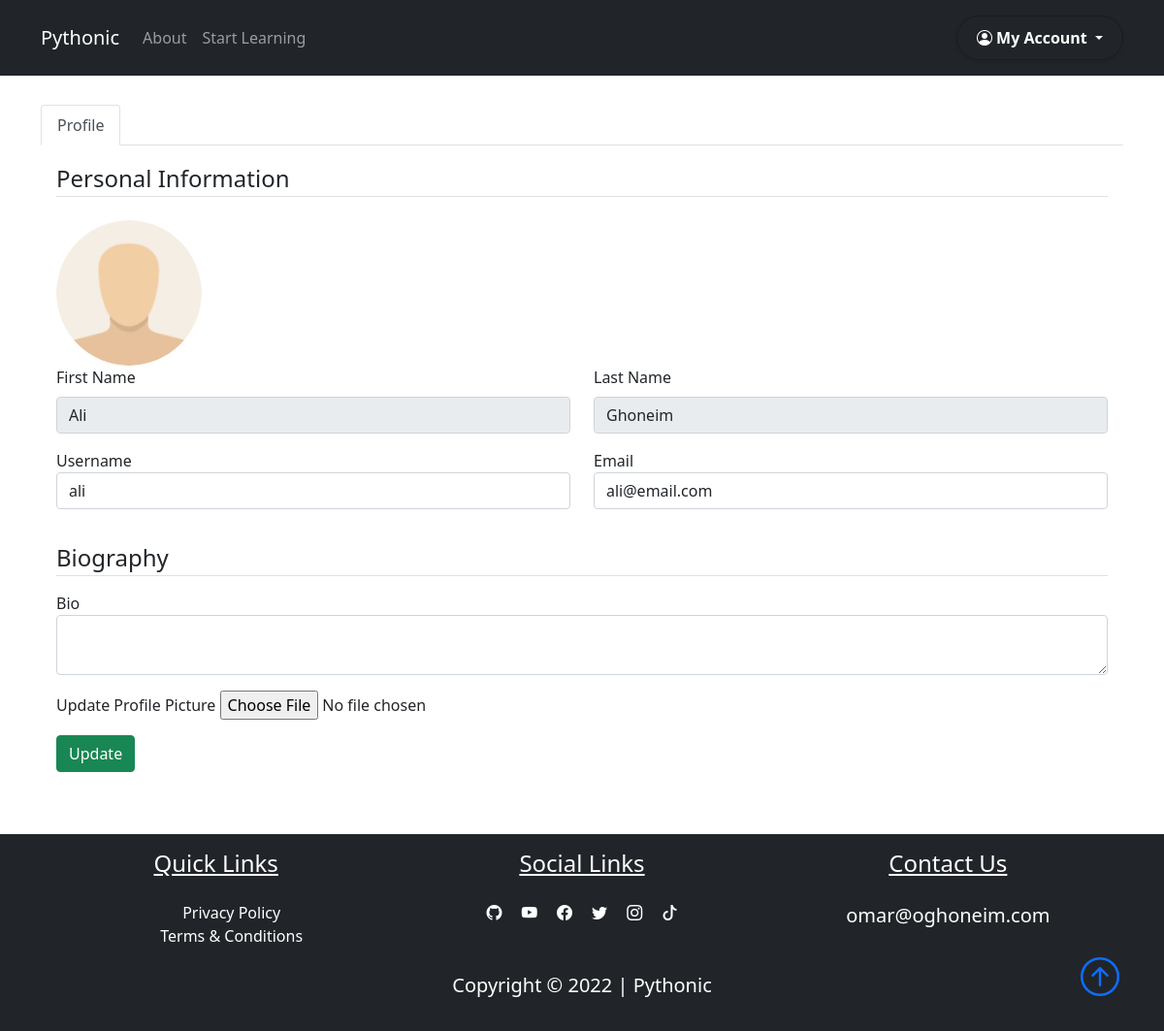
Page /dashboard (signed in) on the committed database.
### pythonic/models.py (models this page shows, shortened)
class User(db.Model, UserMixin):
    id = db.Column(db.Integer, primary_key=True)
    fname = db.Column(db.String(25), nullable=False)
    lname = db.Column(db.String(25), nullable=False)
    username = db.Column(db.String(25), unique=True, nullable=False)
    email = db.Column(db.String(125), unique=True, nullable=False)
    image_file = db.Column(db.String(20), nullable=False, default="default.png")
    bio = db.Column(db.Text, nullable=True)
    password = db.Column(db.String(60), nullable=False)
    lessons = db.relationship("Lesson", backref="author", lazy=True)

### pythonic/routes.py (the view)
@app.route("/dashboard", methods=["GET", "POST"])
@login_required
def dashboard():
    profile_form = UpdateProfileForm()
    if profile_form.validate_on_submit():
        if profile_form.picture.data:
            picture_file = save_picture(profile_form.picture.data)
            current_user.image_file = picture_file
        current_user.username = profile_form.username.data
        current_user.email = profile_form.email.data
        current_user.bio = profile_form.bio.data
        db.session.commit()
        flash("Your profile has been updated", "success")
        return redirect(url_for("dashboard"))
    elif request.method == "GET":
        profile_form.username.data = current_user.username
        profile_form.email.data = current_user.email
        profile_form.bio.data = current_user.bio
    image_file = url_for("static", filename=f"user_pics/{current_user.image_file}")
    return render_template(
        "dashboard.html",
        title="Dashboard",
        profile_form=profile_form,
        image_file=image_file,
    )

### pythonic/forms.py (shortened to what this page needs)
class UpdateProfileForm(FlaskForm):
    username = StringField(
        "Username", validators=[DataRequired(), Length(min=2, max=25)]
    )
    email = StringField("Email", validators=[DataRequired(), Email()])
    bio = TextAreaField("Bio")
    picture = FileField(
        "Update Profile Picture", validators=[FileAllowed(["jpg", "png"])]
    )
    submit = SubmitField("Update")

### pythonic/models.py (called while the page is built)
@login_manager.user_loader
def load_user(user_id):
    return User.query.get(int(user_id))

### pythonic/templates/dashboard.html (shortened to what this page needs)
{%extends "layout.html"%}
{% block content%}
<div class="container my-5">
    <nav>
        <div class="nav nav-tabs" id="tablist">
            <button class="nav-link active" id="nav-profile-tab" data-bs-toggle="tab" data-bs-target="#nav-profile"
                type="button" role="tab" aria-controls="nav-profile" aria-selected="true">Profile</button>
        </div>
    </nav>
    <div class="tab-content" id="nav-tabContent">
        <div class="tab-pane show active fade p-3" id="nav-profile" role="tabpanel" aria-labelledby="nav-profile-tab">
            <form action=" " method="POST" enctype="multipart/form-data">
                <fieldset class='form-group'>
                    <legend class='border-bottom mb-4'>Personal Information</legend>
                    <img class="rounded-circle user-img" src="{{image_file}}" alt="">
                    <div class='form-group'>
                        <div class="row mb-3">
                            <div class="col">
                                <label for="fname" class="form-label">First Name</label>
                                <input class="form-control" type="text" value="{{ current_user.fname}}" readonly>
                            </div>
                            <div class="col">
                                <label for="lname" class="form-label">Last Name</label>
                                <input class="form-control" type="text" value="{{ current_user.lname}}" readonly>
                            </div>
                        </div>
                        <div class="row mb-3">
                            <div class="col">
                                {{ profile_form.username.label(class='form-control-label')}}
                                {% if profile_form.username.errors%}
                                {{ profile_form.username(class='form-control form-control-lg is-invalid')}}
                                <div class="invalid-feedback">
                                    {% for error in profile_form.username.errors %}
                                    <span>{{error}}</span>
                                    {% endfor %}
                                </div>
                                {% else %}
                                {{ profile_form.username(class='form-control form-control')}}
                                {% endif %}
                            </div>
                            <div class="col">
                                {{ profile_form.email.label(class='form-control-label')}}
                                {% if profile_form.email.errors%}
                                {{ profile_form.email(class='form-control form-control-lg is-invalid')}}
                                <div class="invalid-feedback">
                                    {% for error in profile_form.email.errors %}
                                    <span>{{error}}</span>
                                    {% endfor %}
                                </div>
                                {% else %}
                                {{ profile_form.email(class='form-control form-control')}}
                                {% endif %}
                            </div>
                        </div>
                    </div>
                </fieldset>
                <fieldset>
                    <legend class="border-bottom my-3">Biography</legend>
                    <div class="form-group">
                        <div class="my-3">
                            {{ profile_form.bio.label(class='form-control-label') }}
                            {{ profile_form.bio(class='form-control') }}
                        </div>
                        <div class="form-group mb-3">
                            {{ profile_form.picture.label}}
                            {{ profile_form.picture(class='form-control-file')}}
                        </div>
                        <div class="col-12">
                            <button class="btn btn-success" type="submit">Update</button>
                        </div>
                    </div>
                </fieldset>
            </form>
        </div>
    </div>
</div>
{% endblock content %}

### pythonic/static/main.css (style rules this page uses)
body::before { display: block; content: ''; height: 60px; }
.user-img { height: 150px; width: 150px; margin-right: 8px; }

### rows in the picture
User: fname "Ali", lname "Ghoneim", username "ali", email "ali@email.com"

### other values in the picture
{{ profile_form.username.label(class='form-control-label') }} "Username"
{{ profile_form.email.label(class='form-control-label') }} "Email"
{{ profile_form.bio.label(class='form-control-label') }} "Bio"
{{ profile_form.picture.label }} "Update Profile Picture"
